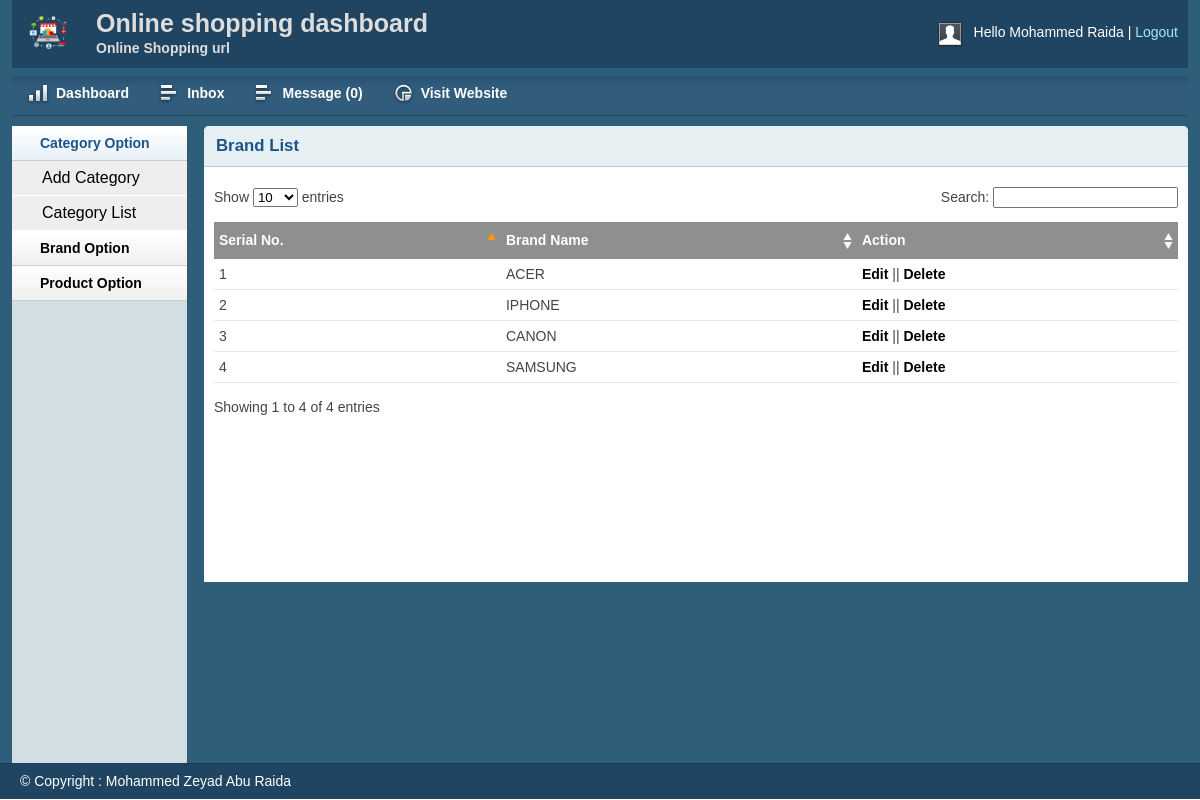
Page /admin/brandlist.php (signed in) on the committed database.
### tables this page shows
CREATE TABLE `tbl_brand` (
  `brandId` int(11) NOT NULL,
  `brandName` varchar(255) NOT NULL
);

### lib/Database.php (called while the page is built, shortened)
<?php
Class Database{
 public $host   = DB_HOST;
 public $user   = DB_USER;
 public $pass   = DB_PASS;
 public $dbname = DB_NAME;
 public $link;
private function connectDB(){
 $this->link = new mysqli($this->host, $this->user, $this->pass,
  $this->dbname);
 }
public function select($query){
  $result = $this->link->query($query) or
   die($this->link->error.__LINE__);
  if($result->num_rows > 0){
    return $result;
  } else {
    return false;
  }
 }
}

### classess/Brand.php (called while the page is built, shortened)
<?php
$filepath = realpath(dirname(__FILE__));
include_once ($filepath.'/../lib/Database.php');
?>
<?php
class Brand
{
private $db;
	public function __construct()
	{
		$this->db = new Database();
	}
	public function getAllBrand()
	{
	$query = "SELECT * FROM tbl_brand ORDER BY brandId DESC";
	$result = $this->db->select($query);
	return $result;
	}
	}
?>

### admin/brandlist.php (the view, shortened to what this page needs)
<?php include 'inc/header.php';?>
<?php include 'inc/sidebar.php';?>
<?php include '../classess/Brand.php';?>
<?php
$brand = new Brand();
?>
        <div class="grid_10">
            <div class="box round first grid">
                <h2>Brand List</h2>
                <div class="block">
                    <table class="data display datatable" id="example">
					<thead>
						<tr>
							<th>Serial No.</th>
							<th>Brand Name</th>
							<th>Action</th>
						</tr>
					</thead>
					<tbody>
				<?php
				$getBrand = $brand->getAllBrand();
				if ($getBrand) {
					$i = 0;
					while ($result = $getBrand->fetch_assoc()) {
						$i++;
				?>
						<tr class="odd gradeX">
							<td><?php echo $i;?></td>
							<td><?php echo $result['brandName'];?></td>
							<td><a href="brandedit.php?brandid=<?php echo $result['brandId'];?>">Edit</a> || <a onclick="return confirm('Are you sure to delete!')" href="?delbrand=<?php echo $result['brandId'];?>">Delete</a></td>
						</tr>
					<?php } } ?>
					</tbody>
				</table>
               </div>
            </div>
        </div>
<?php include 'inc/footer.php';?>

### admin/css/text.css (style rules this page uses)
body { font: 13px/1.5 Tahoma, Helvetica, Arial, 'Liberation Sans', FreeSans, sans-serif; }
h2 { font-size: 23px; }
p, dl, hr, h1, h2, h3, h4, h5, h6, ol, ul, pre, table, address, fieldset { margin-bottom: 20px; }

### admin/css/grid.css (style rules this page uses)
.grid_1, .grid_2, .grid_3, .grid_4, .grid_5, .grid_6, .grid_7, .grid_8, .grid_9, .grid_10, .grid_11, .grid_12, .grid_13, .grid_14, .grid_15, .grid_16 { display: inline; float: left; margin-left: 1%; margin-right: 1%; }
.container_12 .grid_10 { width: 81.333%; }

### admin/css/layout.css (style rules this page uses)
body { background: #fff none repeat scroll 0 0; color: #444; font-size: 14px; padding: 0; }
a { color: #000; font-weight: bold; text-decoration: none; }
h1, h2, h3, h4, h5, h6 { line-height: 1.2em; margin-bottom: 0.3em; }
h2 { margin-top: 1em; }
.box { background: #fff; margin-bottom: 20px; padding: 10px 10px 10px 10px; margin-left: -8px; }
.box.grid { padding-bottom: 40px; }
.box.round { -moz-border-radius: 5px 5px 0px 0px; -webkit-border-radius: 5px 5px 0px 0px; border-radius: 5px 5px 0px 0px; }
.box h2 { font-size: 1.2em; font-weight: bold; color: #1b548d; background: #e6f0f3; margin: -10px -10px 0 -10px; padding: 10px 12px; border-bottom: 1px solid #b3cbd6; -moz-border-radius: 5px 5px 0px 0px; -webkit-border-radius: 5px 5px 0px 0px; border-radius: 5px 5px 0px 0px; }
.box.first { min-height: 406px; }
.block { padding-top: 20px; }
.block { padding-bottom: 1px; }
table.display { margin: 0 auto; clear: both; width: 100%; }
.sorting_asc { background: #8f8f8f url(../img/table/sort_asc.png) no-repeat center right; padding: 8px 5px; text-align: left; color: #fff; }
.sorting { background: #8f8f8f url(../img/table/sort_both.png) no-repeat center right; padding: 8px 5px; text-align: left; color: #fff; }
tr.odd { height: 30px; line-height: 30px; border-bottom: 1px solid #e6e6e6; }
tr.even { height: 30px; line-height: 30px; border-bottom: 1px solid #e6e6e6; }
tr.odd td, tr.even td { padding-left: 5px; }

### rows in the picture
tbl_brand: brandName "ACER"
tbl_brand: brandName "IPHONE"
tbl_brand: brandName "CANON"
tbl_brand: brandName "SAMSUNG"

### other values in the picture
Session::get('adminName') "Mohammed Raida"
